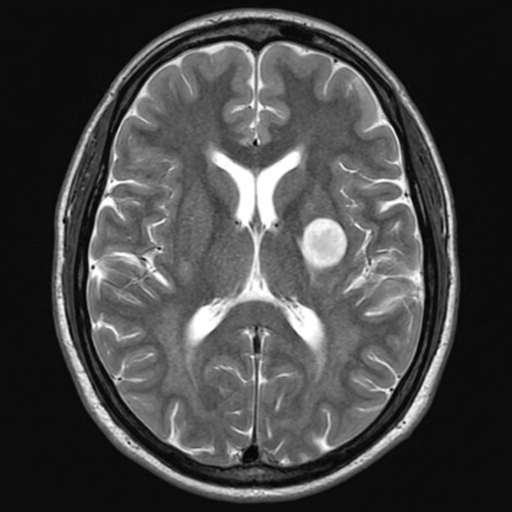
%> input picture Experiment_12/Inputs/images/Brain_MRI.png, 512 x 512 px
$ octave --eval "task_12_3_joint_histogram_rotation_sweep;"   (GNU Octave 9; MATLAB toolbox functions it lacks are replaced by stand-ins)
%> lines starting %> are read from the running program, lines starting %| are printed output that depends on the picture
%% Task 12.3: 2D Joint Histogram & Mutual Information Rotation Sweep
% Course: Medical Image Processing (BMI-701) | Riphah International University
% Student: Muhammad Ikrama (Reg ID: 60140)
% Instructor: Engr. Rana Talha Khalid

function task_12_3_joint_histogram_rotation_sweep()
    fprintf('\n==========================================================================================\n');
    fprintf('TASK 12.3: 2D JOINT HISTOGRAM & MUTUAL INFORMATION ROTATION SWEEP (-30° to +30°) (MATLAB)\n');
    fprintf('==========================================================================================\n');

    scriptDir = fileparts(mfilename('fullpath'));
    inDir = fullfile(scriptDir, '..', 'Inputs', 'images');
    outDir = fullfile(scriptDir, '..', 'Outputs', 'MATLAB');
    tableDir = fullfile(scriptDir, '..', 'Tables');
    if ~exist(outDir, 'dir'), mkdir(outDir); end
    if ~exist(tableDir, 'dir'), mkdir(tableDir); end

    mri = imread(fullfile(inDir, 'Brain_MRI.png'));
%> mri is the input picture: size 512x512 uint8; min 0, max 255, mean 69.9
    if size(mri, 3) == 3, mri = rgb2gray(mri); end
    pet_aligned = imread(fullfile(inDir, 'Brain_PET_Aligned.png'));
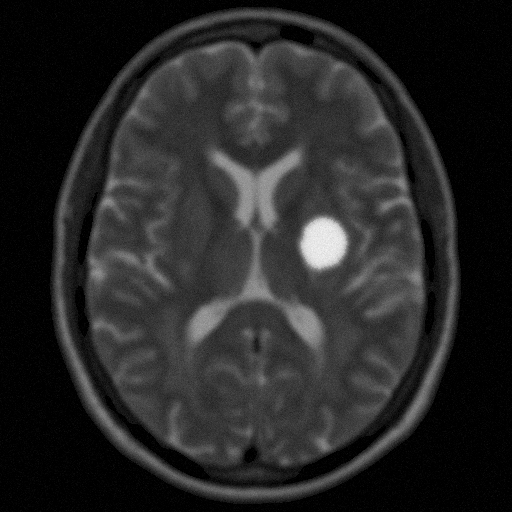
%> input picture Experiment_12/Inputs/images/Brain_PET_Aligned.png, 512 x 512 px
%> pet_aligned is the input picture: size 512x512 uint8; min 0, max 247, mean 38.8
    if size(pet_aligned, 3) == 3, pet_aligned = rgb2gray(pet_aligned); end

    angles = -30:2:30;
    numA = length(angles);
    results = cell(numA, 5);
    key_angles = [-30, -10, 0, 10, 30];
    key_hists = cell(5, 1);
    key_idx = 1;

    fprintf('%-20s | %-12s | %-22s | %-10s | %-10s\n', ...
        'Rotation Δθ (deg)', 'MI (bits)', 'Joint Entropy H(F,M)', 'NCC', 'MSE');
    fprintf('------------------------------------------------------------------------------------------\n');

    for idx = 1:numA
        th = angles(idx);
        pet_rot = imrotate(pet_aligned, th, 'bilinear', 'crop');

        [mi, ncc, mse, h_fm, h2d] = compute_metrics_task3(mri, pet_rot);

        if ismember(th, key_angles)
            key_hists{key_idx} = h2d;
            key_idx = key_idx + 1;
            status_tag = '';
            if th == 0, status_tag = '(PEAK)'; end
            fprintf('Δθ = %+3d° %-10s | %-12.4f | %-22.4f | %-10.4f | %-10.2f\n', ...
                th, status_tag, mi, h_fm, ncc, mse);
        end

        results{idx, 1} = th;
        results{idx, 2} = round(mi, 4);
        results{idx, 3} = round(h_fm, 4);
        results{idx, 4} = round(ncc, 4);
        results{idx, 5} = round(mse, 2);
    end
%> this loop made 31 passes
%> (h_m in compute_metrics_task3, h_fm, mi, denom in compute_metrics_task3, ncc, mse) on passes 1 to 12: (3.91, 7.87, 0.571, 606615219.9, 0.522, 3721.8), (3.92, 7.86, 0.585, 606499009.2, 0.525, 3707.2), (3.92, 7.85, 0.6, 606315008, 0.532, 3674), (3.92, 7.83, 0.619, 606172872.8, 0.54, 3639.2), (3.93, 7.82, 0.64, 605972052.8, 0.55, 3588.7), (3.93, 7.8, 0.661, 605786225.9, 0.567, 3509.8), (3.93, 7.78, 0.681, 605597031.3, 0.588, 3414.6), (3.94, 7.77, 0.702, 605346962.2, 0.611, 3307.6), (3.94, 7.74, 0.732, 605104773.3, 0.638, 3182.4), (3.95, 7.7, 0.775, 604836868.7, 0.672, 3022.6), (3.95, 7.65, 0.831, 604551373, 0.714, 2825.2), (3.96, 7.58, 0.901, 604206101.4, 0.76, 2612.3)
%| Δθ = -30°            | 0.5715       | 7.8700                 | 0.5223     | 3721.83
%| Δθ = -10°            | 0.8313       | 7.6506                 | 0.7145     | 2825.21
%| Δθ =  +0° (PEAK)     | 1.7060       | 6.9031                 | 0.9451     | 1752.33
%| Δθ = +10°            | 0.8303       | 7.6522                 | 0.7140     | 2827.62
%| Δθ = +30°            | 0.5697       | 7.8739                 | 0.5195     | 3734.52
%> pass 1, in task_12_3_joint_histogram_rotation_sweep, `pet_rot = imrotate(pet_aligned, th, 'bilinear', 'crop');`:
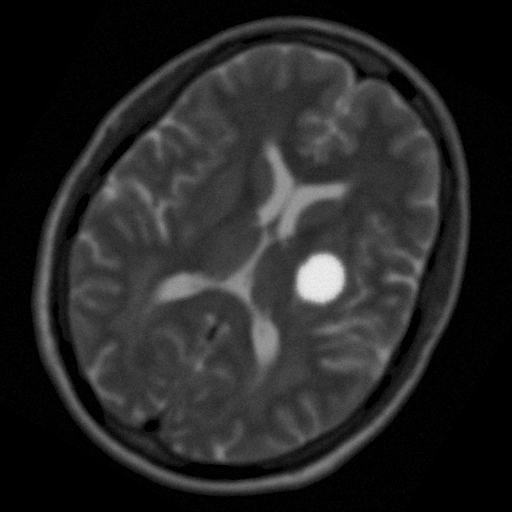
%> pet_rot: size 512x512 uint8; min 0, max 241, mean 38.5
%> after the loop, key_hists = 5 items; key_idx = 6; results = 155 items; status_tag = ''

%> the run ends on the next line
    t = cell2table(results, 'VariableNames', {'Delta_Theta_deg', 'Mutual_Information_MI', 'Joint_Entropy', 'Normalized_Cross_Corr_NCC', 'Mean_Squared_Error_MSE'});
% [46 lines not run here, left out]
function [mi, ncc, mse, h_fm, h2d] = compute_metrics_task3(fixed, moving)
    fixedD = double(fixed); movingD = double(moving);
    bins = 64;
    f_idx = min(bins, floor(fixedD / 256 * bins) + 1);
    m_idx = min(bins, floor(movingD / 256 * bins) + 1);
    h2d = accumarray([f_idx(:), m_idx(:)], 1, [bins, bins]);
    pxy = h2d / sum(h2d(:));
    px = sum(pxy, 2);
    py = sum(pxy, 1);
    [Xb, Yb] = meshgrid(py, px);
    prod_p = Xb .* Yb;
    nz = (pxy > 0) & (prod_p > 0);

    h_f = -sum(px(px > 0) .* log2(px(px > 0)));
    h_m = -sum(py(py > 0) .* log2(py(py > 0)));
    h_fm = -sum(pxy(pxy > 0) .* log2(pxy(pxy > 0)));
    mi = h_f + h_m - h_fm;

    fc = fixedD - mean(fixedD(:));
    mc = movingD - mean(movingD(:));
    denom = sqrt(sum(fc(:).^2) * sum(mc(:).^2));
    if denom > 0, ncc = sum(fc(:) .* mc(:)) / denom; else, ncc = 0; end
    mse = mean((fixedD(:) - movingD(:)).^2);
end
